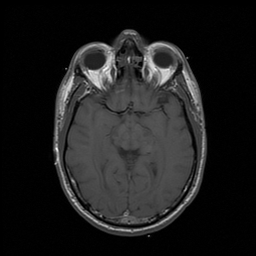
%> input picture Lab8/t1.jpg, 256 x 256 px
$ octave P6.m   (GNU Octave 9; MATLAB toolbox functions it lacks are replaced by stand-ins)
%> lines starting %> are read from the running program, lines starting %| are printed output that depends on the picture; in (x1, y1, x2, y2) boxes, pixels count from 0 and x2, y2 are one past the last pixel; in counts of white or black regions, pixels touching at a corner belong together; the program's own positions count from 1
%% Part 6

orig_image = imread("t1.jpg");
%> orig_image is the input picture: size 256x256x3 uint8; min 0, max 255, mean 29.6

orig_image = orig_image(:,:,1);
%> orig_image: size 256x256 uint8

orig_image = im2double(orig_image);
%> orig_image: size 256x256 double

% Sobel
sobel_x = [-1 0 1; -2 0 2; -1 0 1];
sobel_y = sobel_x';
I_sobel_x = imfilter(orig_image, sobel_x, 'replicate');
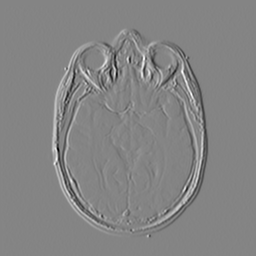
%> I_sobel_x: size 256x256 double; min -2.64, max 2.44, mean 4.88e-05; drawn with min black and max white
I_sobel_y = imfilter(orig_image, sobel_y, 'replicate');
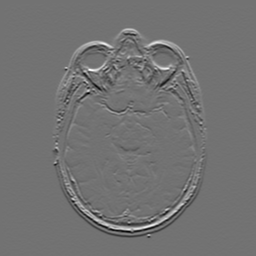
%> I_sobel_y: size 256x256 double; min -2.04, max 2.5, mean 5.84e-05; drawn with min black and max white
sobel_mag = sqrt(I_sobel_x.^2 + I_sobel_y.^2);
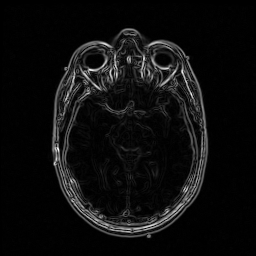
%> sobel_mag: size 256x256 double; min 0, max 2.7, mean 0.151; drawn with min black and max white

% Canny
canny_edges = edge(orig_image, 'canny');
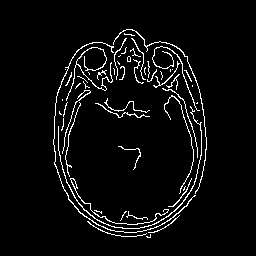
%> canny_edges: size 256x256 logical; 4.6% white in thin lines or dots, all inside (x1, y1, x2, y2) = (53, 29, 207, 238)

% Display
figure;

subplot(1,3,1);
imshow(orig_image, []);
title('Original Image');

subplot(1,3,2);
imshow(sobel_mag, []);
title('Sobel Magnitude');

subplot(1,3,3);
imshow(canny_edges, []);
title('Canny Edges');

colormap(gray);

$ run again, with Lab8/t2.jpg copied over Lab8/t1.jpg
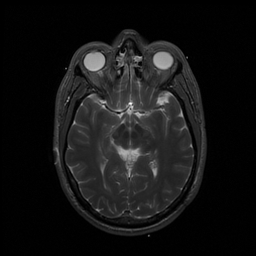
%> input picture Lab8/t2.jpg, 256 x 256 px
%> orig_image is the input picture: size 256x256x3 uint8; min 0, max 255, mean 20.4
%> `I_sobel_y = imfilter(orig_image, sobel_y, 'replicate');`:
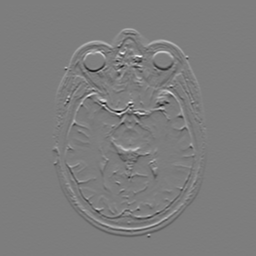
%> I_sobel_y: size 256x256 double; min -2.37, max 2.45, mean 5.51e-05; drawn with min black and max white
%> `canny_edges = edge(orig_image, 'canny');`:
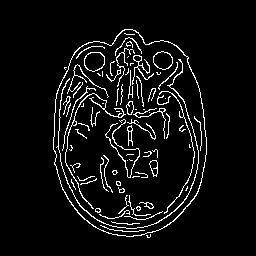
%> canny_edges: size 256x256 logical; 6.2% white in thin lines or dots, all inside (x1, y1, x2, y2) = (53, 29, 207, 238)
